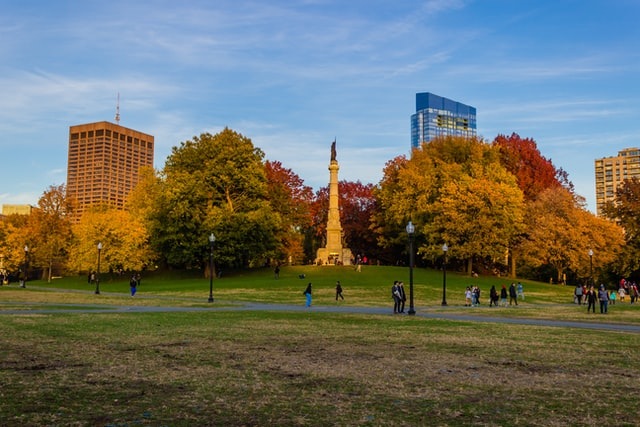
#> input picture resources/photos/park.jpg, 640 x 427 px
$ python 15_contornos.py
#> lines starting #> are read from the running program, lines starting #| are printed output that depends on the picture; after the words box and inside, x2 and y2 are one past the last pixel; in counts of white or black regions, pixels touching at a corner belong together
"""Contornos e caixas: achando objetos (código da aula, para os alunos digitarem).

Pode ser executado de qualquer pasta: os caminhos partem da raiz do repositório.
"""
import os
from pathlib import Path

os.chdir(Path(__file__).resolve().parents[1])

import cv2 as cv
import numpy as np

img = cv.imread("resources/photos/park.jpg")      # matriz (altura, largura, 3) em BGR
#> img is the input picture: shape (427, 640, 3); mean B, G, R 98.3, 110, 108.2
gray = cv.cvtColor(img, cv.COLOR_BGR2GRAY)         # matriz (altura, largura)
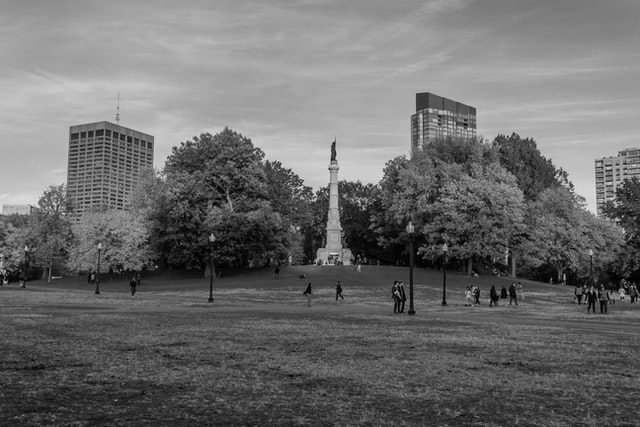
#> gray: shape (427, 640); min 0, max 239, mean 108.1
cats = cv.imread("resources/photos/cats.jpg")
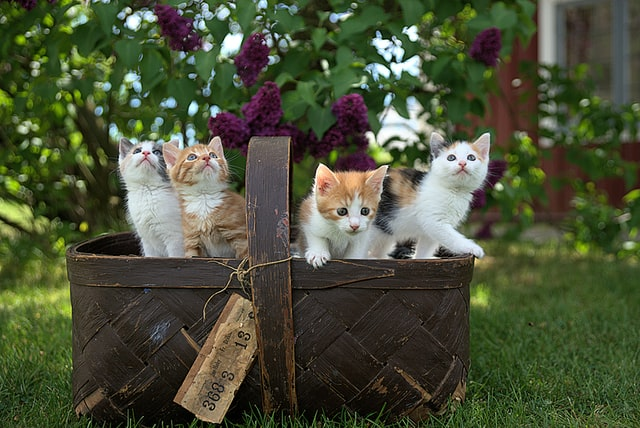
#> input picture resources/photos/cats.jpg, 640 x 428 px
#> cats is the input picture: shape (428, 640, 3); mean B, G, R 55.7, 80.9, 74.5
g = cv.cvtColor(cats, cv.COLOR_BGR2GRAY)
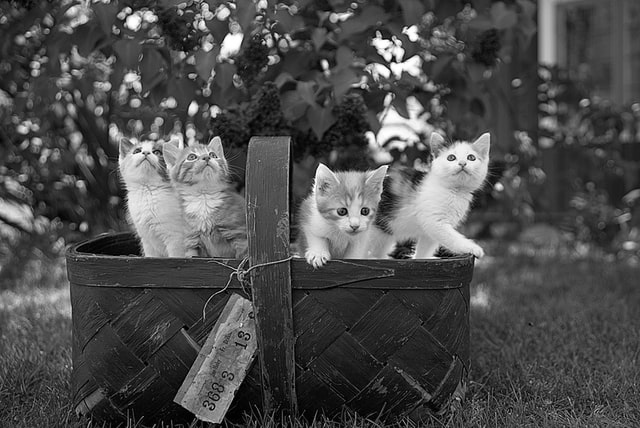
#> g: shape (428, 640); min 0, max 255, mean 76.1
edges = cv.Canny(cv.GaussianBlur(g, (5, 5), 0), 125, 175)
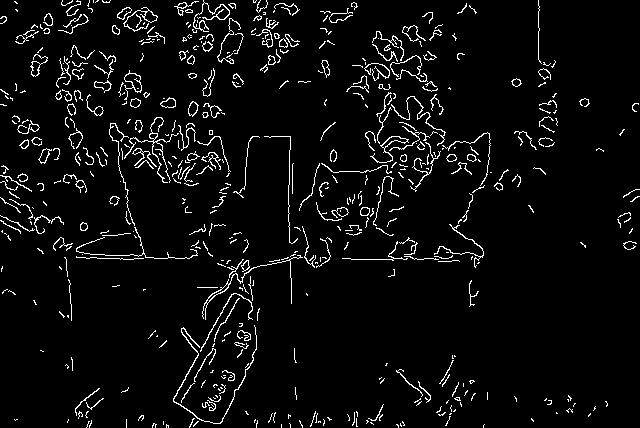
#> edges: shape (428, 640); 4.8% white in thin lines or dots
contours, _ = cv.findContours(
    edges, cv.RETR_LIST, cv.CHAIN_APPROX_SIMPLE)
#> contours = 584 contours, 499 with area under 20; largest, box (x1, y1, x2, y2) and area: (124, 70, 142, 100) 192, (124, 73, 142, 92) 171, (370, 136, 409, 163) 136, (123, 7, 158, 32) 124, (202, 255, 303, 320) 113
boxes = [cv.boundingRect(c) for c in contours]   # x,y,w,h
#> boxes = 584 items, first 6: (483, 424, 2, 4), (396, 424, 3, 4), (281, 424, 1, 4), (166, 424, 3, 4), (400, 423, 2, 4), (289, 423, 2, 5)
boxes = [b for b in boxes if b[2] * b[3] > 2000]
#> boxes = [(173, 325, 84, 99), (200, 293, 53, 59), (202, 255, 101, 65), (76, 227, 122, 32), (434, 224, 50, 44), (264, 136, 34, 108), (442, 132, 49, 54), (109, 123, 26, 103), (124, 117, 55, 66), (391, 96, 55, 50)]
print(len(contours), "contornos,", len(boxes), "caixas")
#| 584 contornos, 10 caixas
out = cats.copy()
for (x, y, w, h) in boxes:
    cv.rectangle(out, (x, y), (x + w, y + h),
                 (0, 255, 0), 2)
    roi = cats[y:y + h, x:x + w]     # recorte p/ a CNN
#> this loop made 10 passes
#> pass 1, `roi = cats[y:y + h, x:x + w]`:
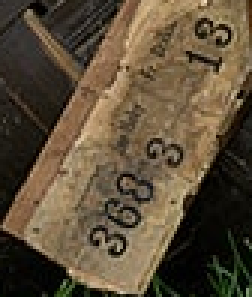
#> roi: shape (99, 84, 3) (shown 3 times larger); mean B, G, R 56.7, 77.6, 91.9
#> pass 3, `roi = cats[y:y + h, x:x + w]`:
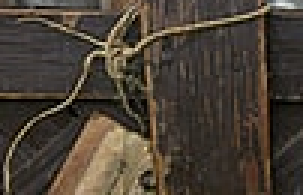
#> roi: shape (65, 101, 3) (shown 3 times larger); mean B, G, R 53.6, 64.4, 73.7
#> after the loop:
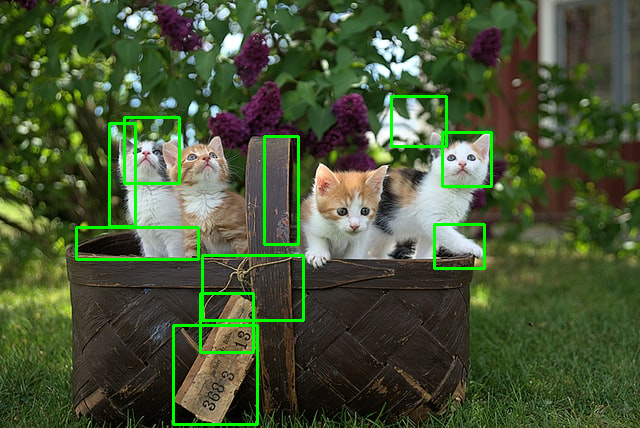
#> out: shape (428, 640, 3); 2.8% of pixels changed, all inside (x1, y1, x2, y2) = (75, 95, 493, 426)
cv.imshow("caixas dos contornos grandes", out)

cv.waitKey(0)
cv.destroyAllWindows()
